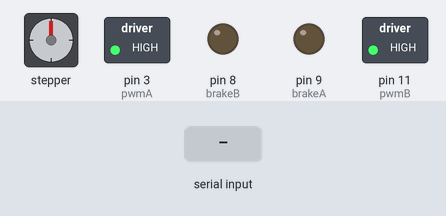
Bench run of a sketch on a simulated Arduino Uno, built with avr-gcc and run on an emulated ATmega328P. Parts: stepper motor, switched loads named in the sketch (green lamp = pin HIGH), output pins drawn as LEDs (lit = HIGH). The test bench sets the inputs (shaded band). Stepper angles assume 200 steps per turn.

Above: at 1.2 s.
1.3 s: "1\n" received over Serial
At 1.45 s:
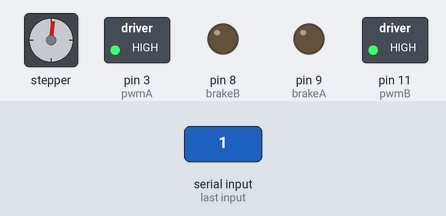
At 3.8 s:
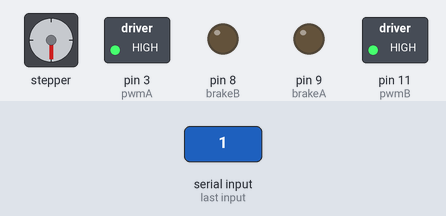
4.3 s: "0\n" received over Serial
At 5.07 s:
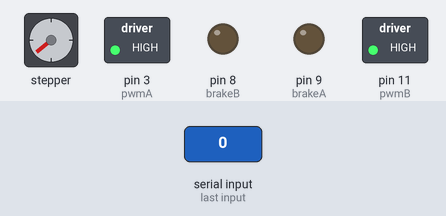
Timing chart, 0 to 7.8 s (numbered marks = the images above; inputs shaded):
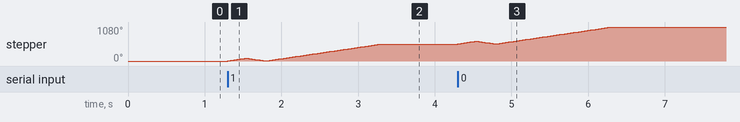

The sketch:

Stepper_Serial_Control.ino
```cpp
#include "Stepper.h"

// Define number of steps per revolution
const int stepsPerRevolution = 200;

// Give the motor control pins names
#define pwmA 3
#define pwmB 11
#define brakeA 9
#define brakeB 8
#define dirA 12
#define dirB 13

// Initialise the stepper library on the motor shield
Stepper myStepper = Stepper(stepsPerRevolution, dirA, dirB);

void setup() {
  Serial.begin(9600);
  // Set the PWM and brake pins so that the direction pins can be used to control the motor
  pinMode(pwmA, OUTPUT);
  pinMode(pwmB, OUTPUT);
  pinMode(brakeA, OUTPUT);
  pinMode(brakeB, OUTPUT);

  digitalWrite(pwmA, HIGH);
  digitalWrite(pwmB, HIGH);
  digitalWrite(brakeA, LOW);
  digitalWrite(brakeB, LOW);

  // Set the motor speed (RPMs):
  myStepper.setSpeed(60);
}


void loop() {
  if (Serial.available() > 0) {
    String data = Serial.readStringUntil('\n');
    // Move slightly forward and backward to prevent the feeder to get stuck
    myStepper.step(50);
    myStepper.step(-50);
    // Rotate the endless screw to feed the cat
    myStepper.step(300);

    delay(500);
  }
}
```

Measured:
- after the input at 1.3 s, stepper: turns 90° clockwise in 0.24 s, then 87° counter-clockwise in 0.22 s, then 537° clockwise in 1.5 s
- after the input at 4.3 s, stepper: turns 90° clockwise in 0.24 s, then 87° counter-clockwise in 0.22 s, then 537° clockwise in 1.5 s
